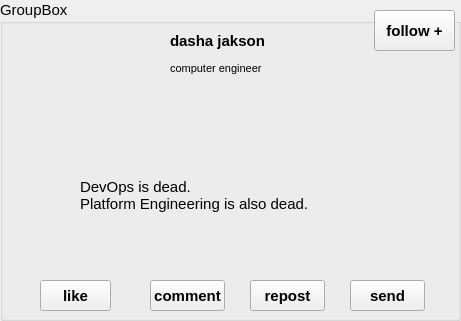
   <widget class="QGroupBox" name="groupBox">
    <property name="geometry">
     <rect>
      <x>120</x>
      <y>90</y>
      <width>461</width>
      <height>321</height>
     </rect>
    </property>
    <property name="font">
     <font>
      <pointsize>11</pointsize>
      <weight>50</weight>
      <italic>false</italic>
      <bold>false</bold>
      <strikeout>false</strikeout>
      <kerning>false</kerning>
     </font>
    </property>
    <property name="title">
     <string>GroupBox</string>
    </property>
    <widget class="QPushButton" name="pushButton_6">
     <property name="geometry">
      <rect>
       <x>374</x>
       <y>10</y>
       <width>81</width>
       <height>41</height>
      </rect>
     </property>
     <property name="font">
      <font>
       <pointsize>11</pointsize>
       <weight>75</weight>
       <italic>false</italic>
       <bold>true</bold>
       <strikeout>false</strikeout>
       <kerning>false</kerning>
      </font>
     </property>
     <property name="text">
      <string>follow +</string>
     </property>
    </widget>
    <widget class="QPushButton" name="pushButton_11">
     <property name="geometry">
      <rect>
       <x>150</x>
       <y>280</y>
       <width>75</width>
       <height>31</height>
      </rect>
     </property>
     <property name="font">
      <font>
       <pointsize>11</pointsize>
       <weight>75</weight>
       <italic>false</italic>
       <bold>true</bold>
       <strikeout>false</strikeout>
       <kerning>false</kerning>
      </font>
     </property>
     <property name="text">
      <string>comment</string>
     </property>
    </widget>
    <widget class="QPushButton" name="pushButton_12">
     <property name="geometry">
      <rect>
       <x>250</x>
       <y>280</y>
       <width>75</width>
       <height>31</height>
      </rect>
     </property>
     <property name="font">
      <font>
       <pointsize>11</pointsize>
       <weight>75</weight>
       <italic>false</italic>
       <bold>true</bold>
       <strikeout>false</strikeout>
       <kerning>false</kerning>
      </font>
     </property>
     <property name="text">
      <string>repost</string>
     </property>
    </widget>
    <widget class="QPushButton" name="pushButton_15">
     <property name="geometry">
      <rect>
       <x>350</x>
       <y>280</y>
       <width>75</width>
       <height>31</height>
      </rect>
     </property>
     <property name="font">
      <font>
       <pointsize>11</pointsize>
       <weight>75</weight>
       <italic>false</italic>
       <bold>true</bold>
       <strikeout>false</strikeout>
       <kerning>false</kerning>
      </font>
     </property>
     <property name="text">
      <string>send</string>
     </property>
    </widget>
    <widget class="QPushButton" name="pushButton">
     <property name="geometry">
      <rect>
       <x>40</x>
       <y>280</y>
       <width>71</width>
       <height>31</height>
      </rect>
     </property>
     <property name="font">
      <font>
       <pointsize>11</pointsize>
       <weight>75</weight>
       <italic>false</italic>
       <bold>true</bold>
       <strikeout>false</strikeout>
       <kerning>false</kerning>
      </font>
     </property>
     <property name="styleSheet">
      <string notr="true"/>
     </property>
     <property name="text">
      <string>like</string>
     </property>
     <property name="iconSize">
      <size>
       <width>8</width>
       <height>8</height>
      </size>
     </property>
    </widget>
    <widget class="QLabel" name="label">
     <property name="geometry">
      <rect>
       <x>20</x>
       <y>20</y>
       <width>131</width>
       <height>121</height>
      </rect>
     </property>
     <property name="styleSheet">
      <string notr="true">background-image: url(:/new/prefix1/p2.jpg);</string>
     </property>
     <property name="text">
      <string/>
     </property>
    </widget>
    <widget class="QLabel" name="label_11">
     <property name="geometry">
      <rect>
       <x>170</x>
       <y>20</y>
       <width>111</width>
       <height>41</height>
      </rect>
     </property>
     <property name="font">
      <font>
       <pointsize>11</pointsize>
       <weight>75</weight>
       <italic>false</italic>
       <bold>true</bold>
       <strikeout>false</strikeout>
       <kerning>false</kerning>
      </font>
     </property>
     <property name="text">
      <string>dasha jakson</string>
     </property>
    </widget>
    <widget class="QLabel" name="label_13">
     <property name="geometry">
      <rect>
       <x>170</x>
       <y>60</y>
       <width>141</width>
       <height>16</height>
      </rect>
     </property>
     <property name="font">
      <font>
       <pointsize>8</pointsize>
       <weight>50</weight>
       <italic>false</italic>
       <bold>false</bold>
       <strikeout>false</strikeout>
       <kerning>false</kerning>
      </font>
     </property>
     <property name="text">
      <string>computer engineer</string>
     </property>
    </widget>
    <widget class="QLabel" name="label_14">
     <property name="geometry">
      <rect>
       <x>80</x>
       <y>155</y>
       <width>311</width>
       <height>81</height>
      </rect>
     </property>
     <property name="text">
      <string>DevOps is dead. 
Platform Engineering is also dead.</string>
     </property>
    </widget>
    <widget class="QLabel" name="like">
     <property name="geometry">
      <rect>
       <x>120</x>
       <y>290</y>
       <width>21</width>
       <height>16</height>
      </rect>
     </property>
     <property name="styleSheet">
      <string notr="true">background-image: url(:/new/prefix1/like2.jpg);</string>
     </property>
     <property name="text">
      <string/>
     </property>
    </widget>
   </widget>
